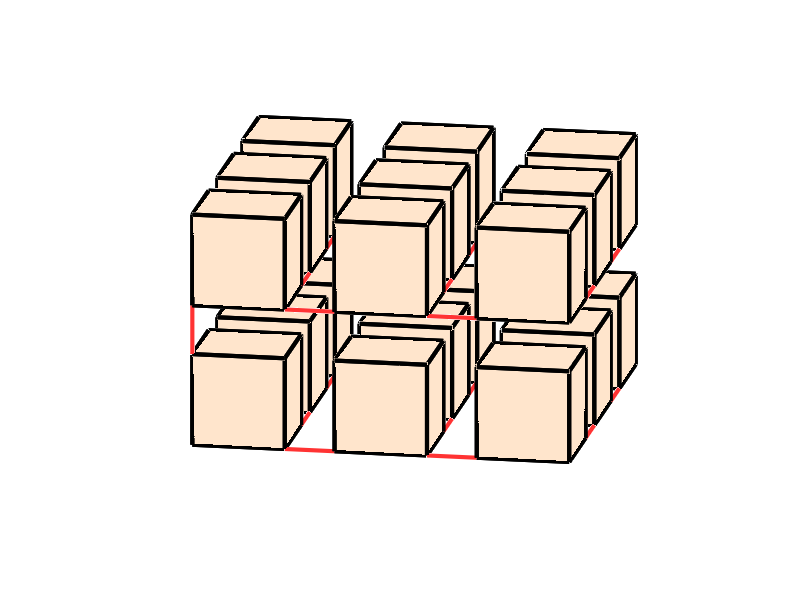

This figure's MATLAB source:
% Construct a minimum connecting link pattern (MCP) for a 2x3x3 rectangular prismatic assembly
%
% Reference:
% G. P. T. Choi, S. Chen, L. Mahadevan, 
% ``Control of connectivity and rigidity in prismatic assemblies.''
% Proceedings of the Royal Society A, 476(2244), 20200485, 2020.

L = 3; %length
M = 3; %width
N = 2; %height
ncube = L*M*N; %Number of cubes

% Order of the 8 vertices
%   8 - - 7
%  /     /|
% 5 - - 6 |
% | 4 - | 3
% |/    |/
% 1 - - 2

% Order of the cubes
%       [15] - [16] - [17] 
%      /       /      /|
%    [12] - [13] - [14]|
%   /       /      /   |
% [9] - [10] - [11]    |
%  |                   |
%  |    [6] -  [7] -  [8]
%  |   /      /       /
%  | [3] -  [4] -  [5]
%  |/      /      /
% [0] -  [1] -  [2]

rown=ncube*18+1;
linkpairs=[
    8*0+2, 8*1+1;
    8*1+2, 8*2+1;
    8*0+3, 8*3+2;
    8*1+3, 8*4+2;
    8*2+3, 8*5+2;
    8*3+3, 8*6+2;
    8*4+3, 8*7+2;
    8*5+3, 8*8+2;
    
    8*0+5, 8*9+1;
    
    8*9+2, 8*10+1;
    8*10+2, 8*11+1;
    8*9+3, 8*12+2;
    8*10+3, 8*13+2;
    8*11+3, 8*14+2;
    8*12+3, 8*15+2;
    8*13+3, 8*16+2;
    8*14+3, 8*17+2;
    ];

% generate plot
v = zeros(8*L*M*N,3);
f = [];
for i = 0:M-1 
    for j = 0:L-1
        for k = 0:N-1
            n = k*(M*L)+L*i + j + 1;
            v(8*n-7,:) = [2*j,2*i,2*k];
            v(8*n-6,:) = [2*j+1.3,2*i,2*k];
            v(8*n-5,:) = [2*j+1.3,2*i+1.3,2*k];
            v(8*n-4,:) = [2*j,2*i+1.3,2*k];
            v(8*n-3,:) = [2*j,2*i,2*k+1.3];
            v(8*n-2,:) = [2*j+1.3,2*i,2*k+1.3];
            v(8*n-1,:) = [2*j+1.3,2*i+1.3,2*k+1.3];
            v(8*n,:) = [2*j,2*i+1.3,2*k+1.3];
            f = [f; 
                8*n-7, 8*n-4, 8*n-5, 8*n-6;
                8*n-3, 8*n-2, 8*n-1, 8*n-0;
                8*n-7, 8*n-3, 8*n-0, 8*n-4;
                8*n-6, 8*n-5, 8*n-1, 8*n-2;
                8*n-7, 8*n-6, 8*n-2, 8*n-3;
                8*n-5, 8*n-4, 8*n-0, 8*n-1];
        end
    end
end

fig = figure; hold on
%  plot the links
for i = 1:length(linkpairs)
    plot3(v(linkpairs(i,:),1), v(linkpairs(i,:),2), v(linkpairs(i,:),3),'Color',[255 51 51]/255,'LineWidth',3);
end
% plot the cubes
patch('Faces',f,'Vertices',v,'FaceColor',[255 229 204]/255,'LineWidth',3);
axis equal tight off
view([10 15])